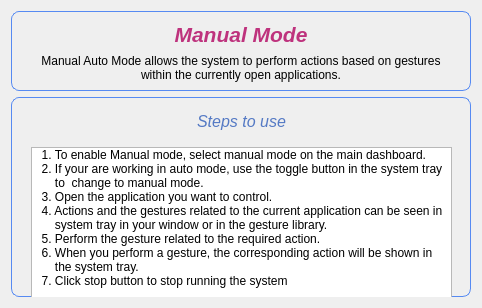
               <widget class="QWidget" name="Manual_Mode_Page">
                <layout class="QVBoxLayout" name="verticalLayout_10">
                 <item alignment="Qt::AlignHCenter">
                  <widget class="QWidget" name="Manual_Mode_Page_Top_Widget" native="true">
                   <property name="minimumSize">
                    <size>
                     <width>460</width>
                     <height>80</height>
                    </size>
                   </property>
                   <property name="maximumSize">
                    <size>
                     <width>480</width>
                     <height>100</height>
                    </size>
                   </property>
                   <property name="styleSheet">
                    <string notr="true">#Manual_Mode_Page_Top_Widget {   
border:1px solid #568AF2;
    border-radius: 8px; }</string>
                   </property>
                   <layout class="QVBoxLayout" name="verticalLayout_12">
                    <item>
                     <widget class="QLabel" name="label">
                      <property name="font">
                       <font>
                        <pointsize>16</pointsize>
                        <italic>true</italic>
                        <bold>true</bold>
                       </font>
                      </property>
                      <property name="whatsThis">
                       <string>&lt;html&gt;&lt;head/&gt;&lt;body&gt;&lt;p&gt;&lt;span style=&quot; font-size:18pt;&quot;&gt;Manual mode&lt;/span&gt;&lt;/p&gt;&lt;/body&gt;&lt;/html&gt;</string>
                      </property>
                      <property name="styleSheet">
                       <string notr="true">color:rgb(190, 50, 125);</string>
                      </property>
                      <property name="frameShadow">
                       <enum>QFrame::Raised</enum>
                      </property>
                      <property name="text">
                       <string>Manual Mode</string>
                      </property>
                      <property name="alignment">
                       <set>Qt::AlignCenter</set>
                      </property>
                     </widget>
                    </item>
                    <item>
                     <widget class="QLabel" name="label_2">
                      <property name="text">
                       <string>Manual Auto Mode allows the system to perform actions based on gestures 
within the currently open applications.</string>
                      </property>
                      <property name="alignment">
                       <set>Qt::AlignCenter</set>
                      </property>
                     </widget>
                    </item>
                   </layout>
                  </widget>
                 </item>
                 <item alignment="Qt::AlignHCenter">
                  <widget class="QWidget" name="Manual_Mode_Page_Middle_Widget" native="true">
                   <property name="minimumSize">
                    <size>
                     <width>460</width>
                     <height>200</height>
                    </size>
                   </property>
                   <property name="maximumSize">
                    <size>
                     <width>485</width>
                     <height>250</height>
                    </size>
                   </property>
                   <property name="styleSheet">
                    <string notr="true">#Manual_Mode_Page_Middle_Widget {   
border:1px solid #568AF2;
    border-radius: 8px; }</string>
                   </property>
                   <widget class="QLabel" name="label_3">
                    <property name="geometry">
                     <rect>
                      <x>180</x>
                      <y>9</y>
                      <width>101</width>
                      <height>31</height>
                     </rect>
                    </property>
                    <property name="font">
                     <font>
                      <pointsize>12</pointsize>
                      <italic>true</italic>
                      <bold>false</bold>
                     </font>
                    </property>
                    <property name="styleSheet">
                     <string notr="true">color:#5479C4;</string>
                    </property>
                    <property name="text">
                     <string>Steps to use</string>
                    </property>
                    <property name="alignment">
                     <set>Qt::AlignCenter</set>
                    </property>
                   </widget>
                   <widget class="QListWidget" name="listWidget">
                    <property name="geometry">
                     <rect>
                      <x>20</x>
                      <y>50</y>
                      <width>421</width>
                      <height>191</height>
                     </rect>
                    </property>
                    <item>
                     <property name="text">
                      <string>  1. To enable Manual mode, select manual mode on the main dashboard.</string>
                     </property>
                    </item>
                    <item>
                     <property name="text">
                      <string>  2. If your are working in auto mode, use the toggle button in the system tray </string>
                     </property>
                    </item>
                    <item>
                     <property name="text">
                      <string>      to  change to manual mode.</string>
                     </property>
                    </item>
                    <item>
                     <property name="text">
                      <string>  3. Open the application you want to control.</string>
                     </property>
                    </item>
                    <item>
                     <property name="text">
                      <string>  4. Actions and the gestures related to the current application can be seen in </string>
                     </property>
                    </item>
                    <item>
                     <property name="text">
                      <string>      system tray in your window or in the gesture library. </string>
                     </property>
                    </item>
                    <item>
                     <property name="text">
                      <string>  5. Perform the gesture related to the required action.</string>
                     </property>
                    </item>
                    <item>
                     <property name="text">
                      <string>  6. When you perform a gesture, the corresponding action will be shown in </string>
                     </property>
                    </item>
                    <item>
                     <property name="text">
                      <string>      the system tray.</string>
                     </property>
                    </item>
                    <item>
                     <property name="text">
                      <string>  7. Click stop button to stop running the system</string>
                     </property>
                    </item>
                   </widget>
                  </widget>
                 </item>
                </layout>
               </widget>
